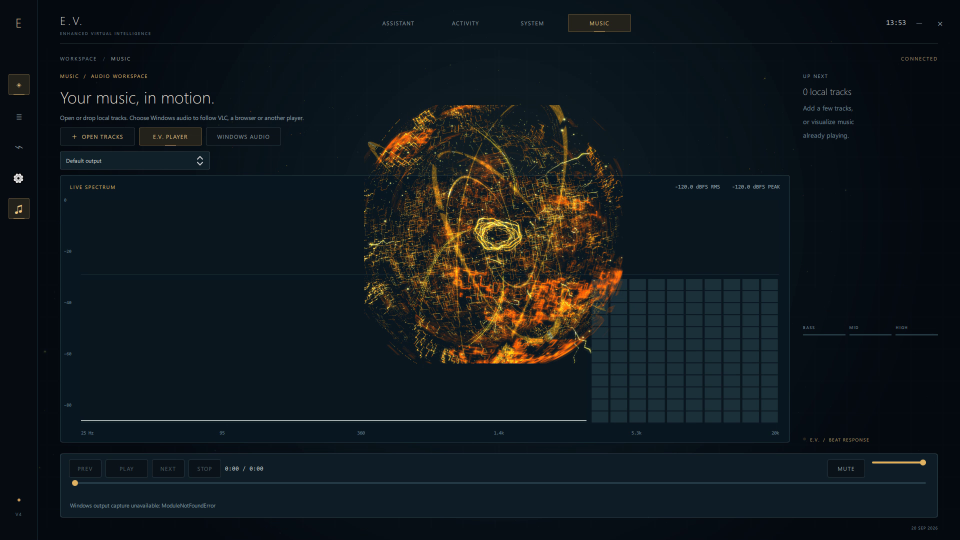
#> input picture frame 15 of evidence/transition.mp4, 1920 x 1080 px, given in place of Video-20807.mp4, which was not available (shown at 1/2 size)
$ python extract_ref_video.py
#> lines starting #> are read from the running program, lines starting #| are printed output that depends on the picture; pictures that were not available may be replaced by others from this repository, and a replacement may not be noted
import cv2

cap = cv2.VideoCapture(r"C:\Users\LUSAN\Downloads\Video-20807.mp4")
fps = cap.get(cv2.CAP_PROP_FPS)
total_frames = int(cap.get(cv2.CAP_PROP_FRAME_COUNT))
duration = total_frames / fps
print(f"Video-20807: FPS={fps}, Total Frames={total_frames}, Duration={duration:.2f}s")

# Extract 4 frames across the video
timestamps = [0.5, duration * 0.25, duration * 0.5, duration * 0.75]
for i, ts in enumerate(timestamps):
    cap.set(cv2.CAP_PROP_POS_MSEC, ts * 1000)
    ret, frame = cap.read()
    if ret:
        cv2.imwrite(f"d:/EV/scratch/ref_video_frame_{i+1}.png", frame)
        print(f"Saved ref_video_frame_{i+1}.png at {ts:.2f}s")
#> this loop made 4 passes
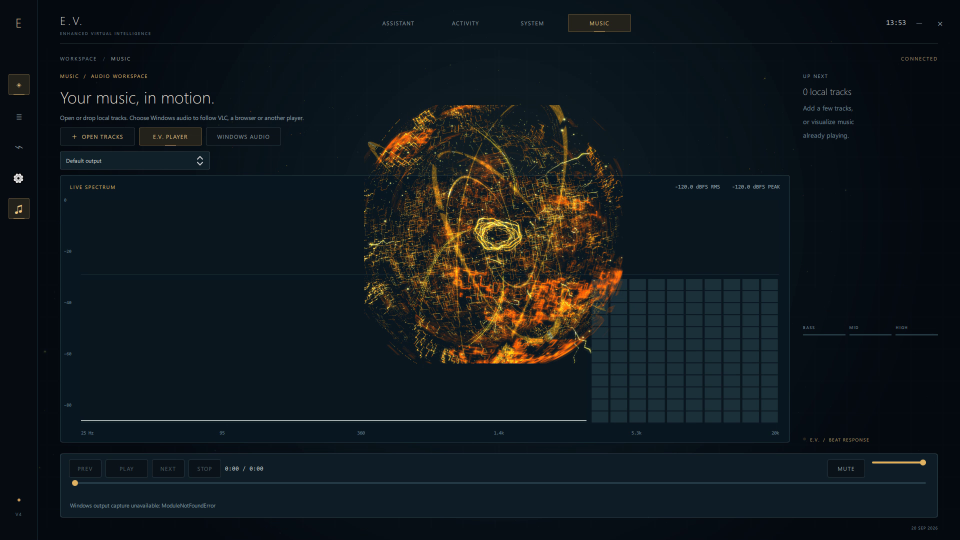
#> input picture frame 15 of evidence/transition.mp4, 1920 x 1080 px, given in place of Video-20807.mp4, which was not available (shown at 1/2 size)
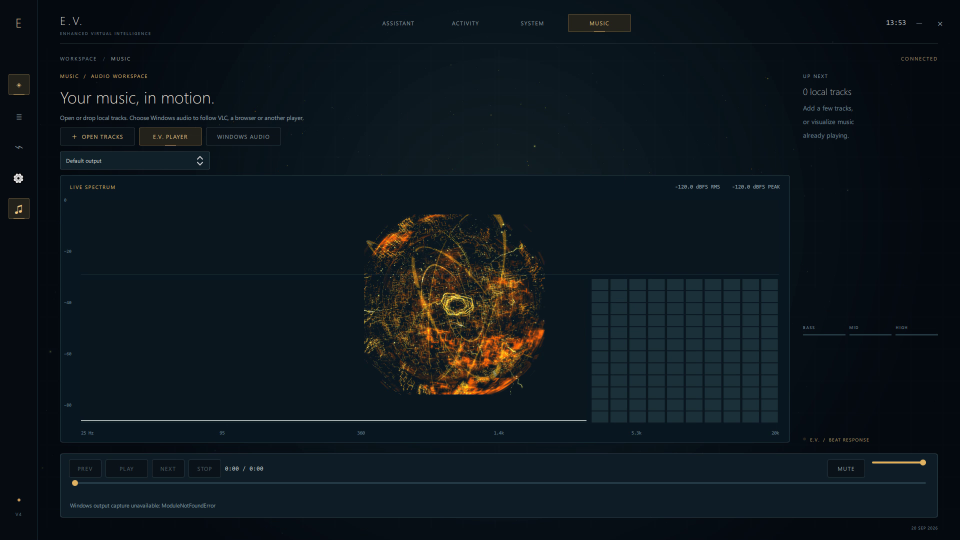
#> input picture frame 23 of evidence/transition.mp4, 1920 x 1080 px, given in place of Video-20807.mp4, which was not available (shown at 1/2 size)
#> pass 3, `ret, frame = cap.read()`:
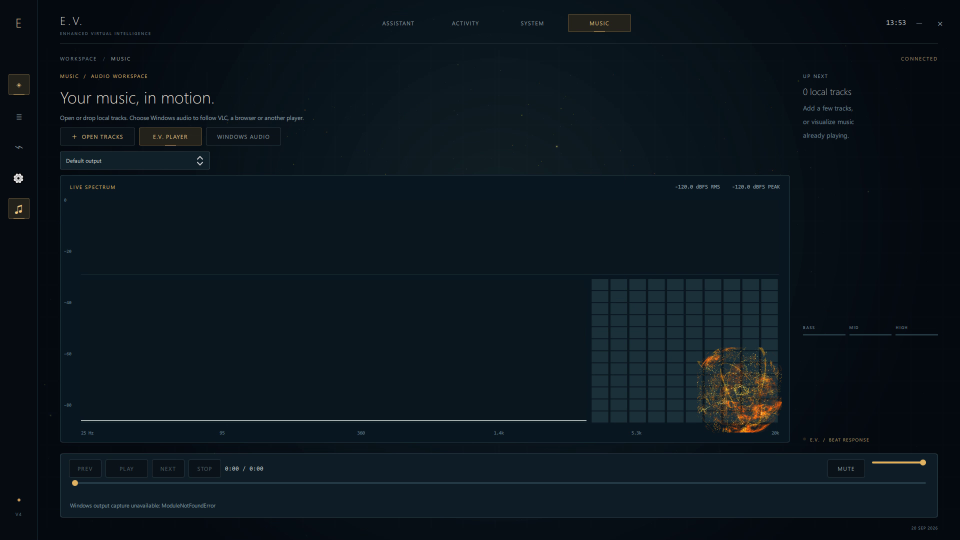
#> frame: shape (1080, 1920, 3) (shown at 1/2 size); mean B, G, R 29.1, 21.7, 11.3

$ run again, starting later in the video
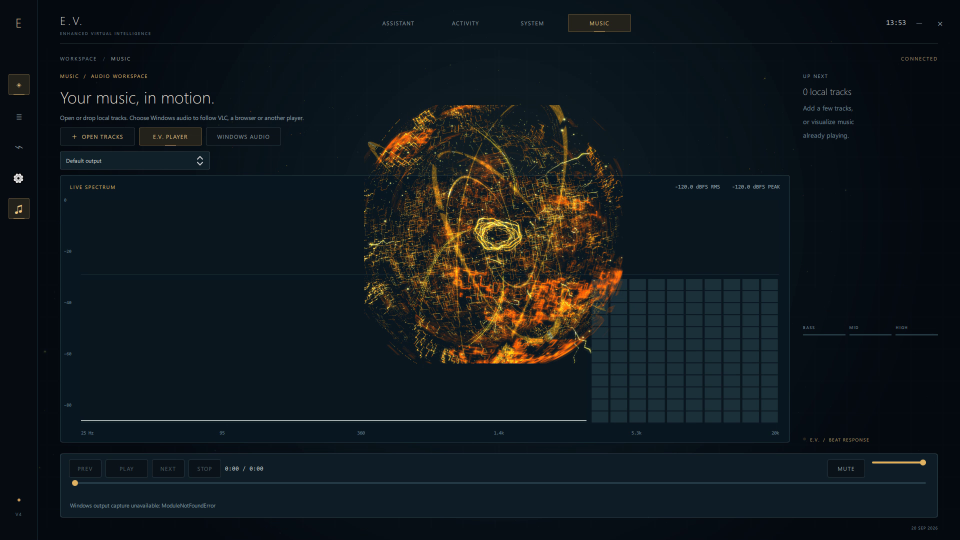
#> input picture frame 15 of evidence/transition.mp4, 1920 x 1080 px, given in place of Video-20807.mp4, which was not available (shown at 1/2 size)
#> the loop `for i, ts in enumerate(timestamps):` made 4 passes
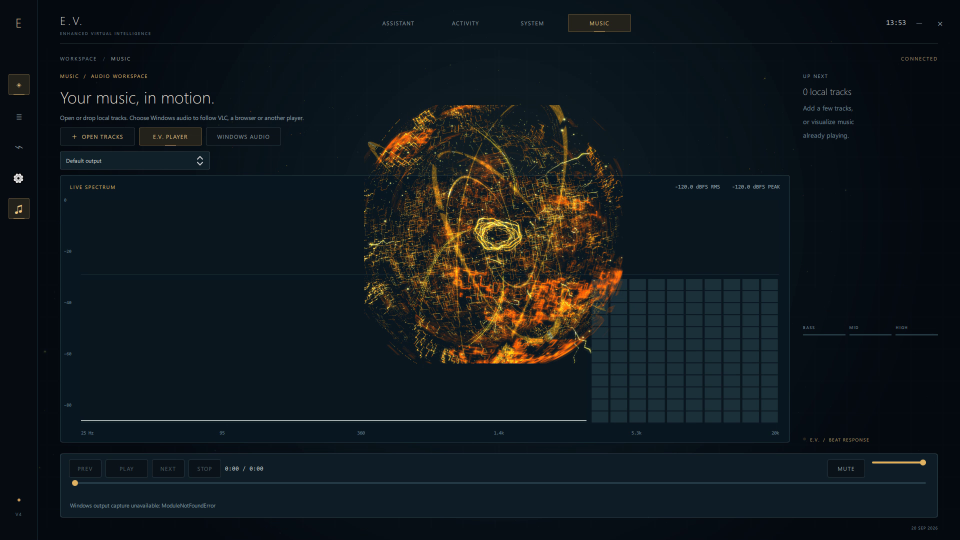
#> input picture frame 15 of evidence/transition.mp4, 1920 x 1080 px, given in place of Video-20807.mp4, which was not available (shown at 1/2 size)
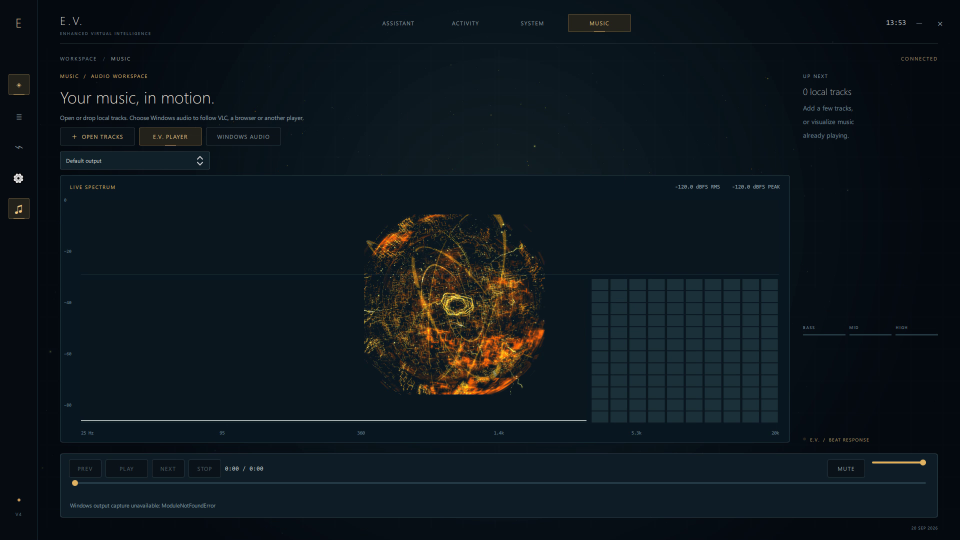
#> input picture frame 23 of evidence/transition.mp4, 1920 x 1080 px, given in place of Video-20807.mp4, which was not available (shown at 1/2 size)

$ run again, starting later in the video
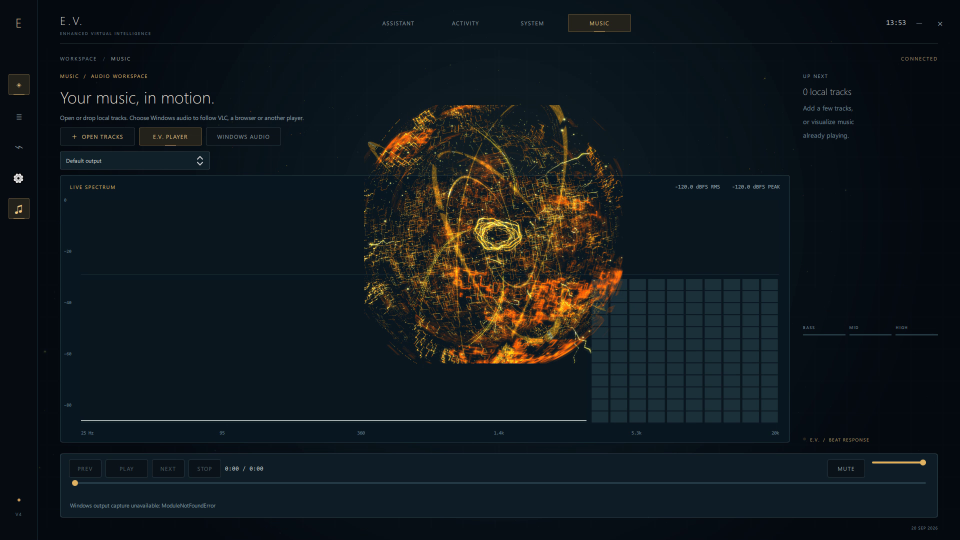
#> input picture frame 15 of evidence/transition.mp4, 1920 x 1080 px, given in place of Video-20807.mp4, which was not available (shown at 1/2 size)
#> the loop `for i, ts in enumerate(timestamps):` made 4 passes
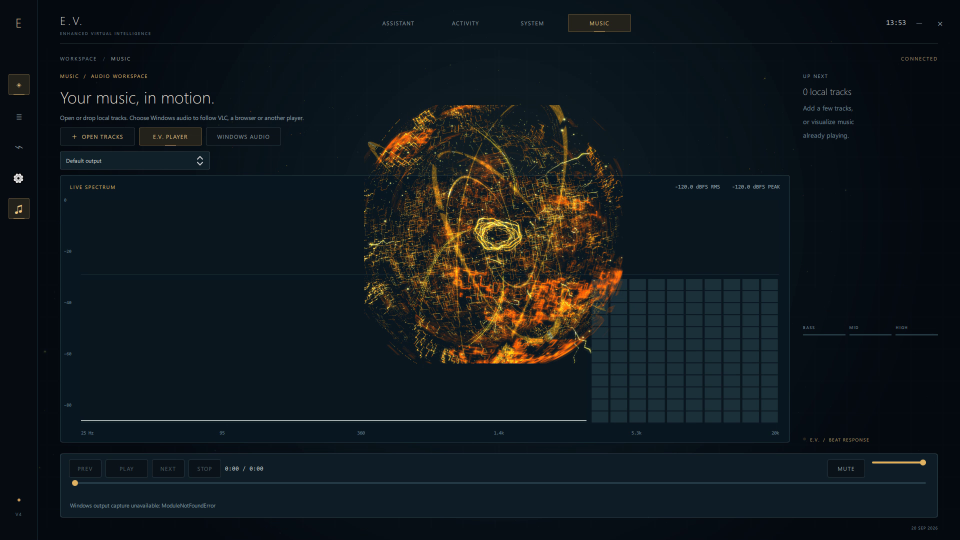
#> input picture frame 15 of evidence/transition.mp4, 1920 x 1080 px, given in place of Video-20807.mp4, which was not available (shown at 1/2 size)
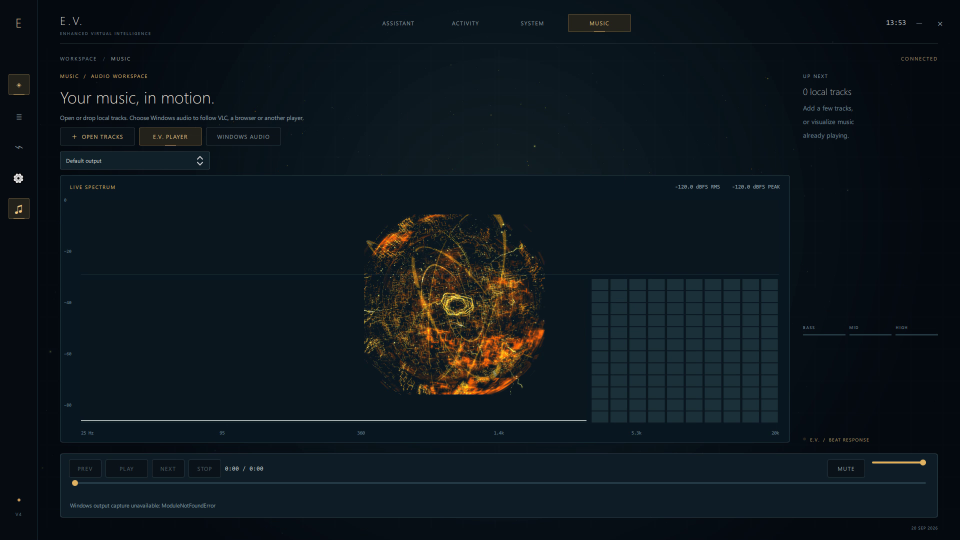
#> input picture frame 23 of evidence/transition.mp4, 1920 x 1080 px, given in place of Video-20807.mp4, which was not available (shown at 1/2 size)
